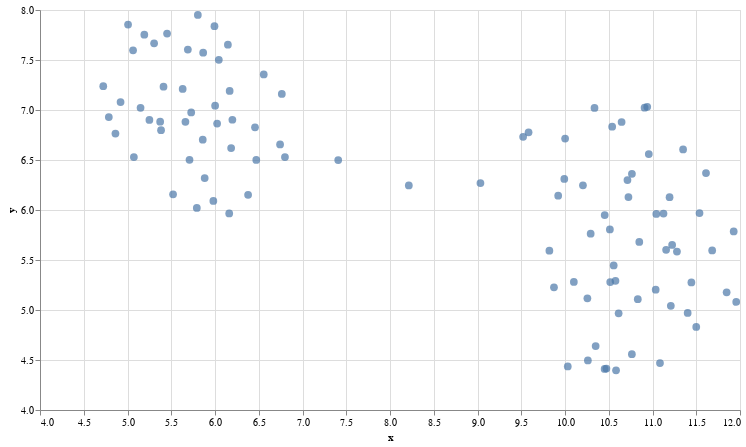
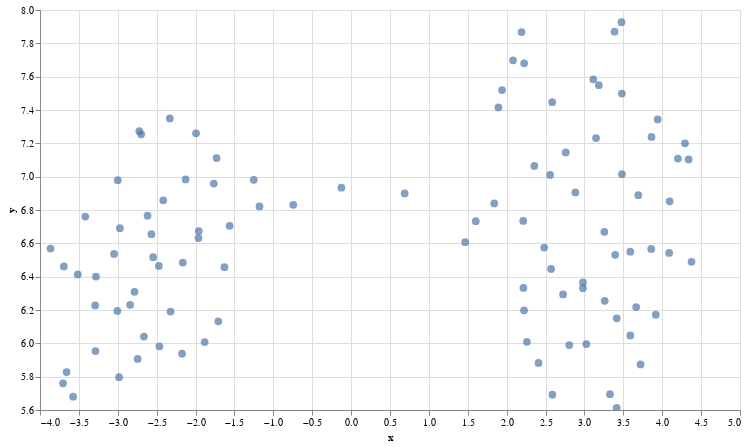

The notebook cell saved with these charts, in order:
### Code cell
# UMAP reduces the dimensions from 1024 to 2 dimensions that we can plot
reducer = umap.UMAP(n_neighbors=20)
umap_embeds = reducer.fit_transform(embeddings)
# Prepare the data to plot and interactive visualization
# using Altair
df_explore = pd.DataFrame(data={'text': df['ha_ig_text'][:100]})
df_explore['x'] = umap_embeds[:,0]
df_explore['y'] = umap_embeds[:,1]
# Plot
chart = alt.Chart(df_explore).mark_circle(size=60).encode(
    x=#'x',
    alt.X('x',
        scale=alt.Scale(zero=False)
    ),
    y=
    alt.Y('y',
        scale=alt.Scale(zero=False)
    ),
    tooltip=['text']
).properties(
    width=700,
    height=400
)
chart.interactive()

### Figure 1 — Vega-Lite specification as saved in the notebook (floating-point values rounded to 4 significant figures)
{"config": {"view": {"continuousWidth": 400, "continuousHeight": 300}}, "data": {"name": "data-e1ef072ca987539ad4eb863b2254a5a0"}, "mark": {"type": "circle", "size": 60}, "encoding": {"tooltip": [{"field": "text", "type": "nominal"}], "x": {"field": "x", "scale": {"zero": false}, "type": "quantitative"}, "y": {"field": "y", "scale": {"zero": false}, "type": "quantitative"}}, "height": 400, "selection": {"selector002": {"type": "interval", "bind": "scales", "encodings": ["x", "y"]}}, "width": 700, "$schema": "https://vega.github.io/schema/vega-lite/v4.17.0.json", "datasets": {"data-e1ef072ca987539ad4eb863b2254a5a0": [{"text": "baka film din banza director allah ya dafa ni nasan zai yi daidai da abnd ake bukata", "x": 5.006, "y": 7.854}, {"text": "allah ubangiji yaiwa rayuwarsa albarka", "x": 5.981, "y": 6.09}, {"text": "abu nafarko gamawa da duniya lafiya kuma inason ingama da uwayena lafiya sannan arzikin duniya dana lahira  sannan inason ganin annabi  s a w  koda cikin mafarkinane   gaskiya dai kuma inason aur", "x": 5.149, "y": 7.022}, {"text": "allah yasa muyi kyakkyawan qarshe", "x": 6.472, "y": 6.5}, {"text": "ba wasa a fuskokinsu  may you succeed always guys", "x": 9.521, "y": 6.732}, {"text": "aslm bbc hausa tambaya ta itace shekara bbc hausa nawa kuma a wace kasa takene nagode   fatan alkairi", "x": 5.69, "y": 7.605}, {"text": "allah yasa donal trump y kawo w buhari ziyara suyi hanu biyu d shi amin", "x": 4.921, "y": 7.08}, {"text": "toh allah ya sakawa yan gaza", "x": 5.86, "y": 6.703}, {"text": "wannan gsky ne wallahi munacikin lahaula allah muke roqo daya kawo mana daukinsa", "x": 6.147, "y": 7.654}, {"text": "ya subhanallahi   allah ya jiqansu ya gafarta musu ameen", "x": 6.457, "y": 6.826}, {"text": "ah lallai ka burge", "x": 6.044, "y": 7.502}, {"text": "a haba dai kano pillars    allah ya bashi team a chan inda take", "x": 5.804, "y": 7.951}, {"text": "ba a cewa                  ya mutu                  kamarh dabba  sai dey ace                 yarasu                 allah ya mugane amen", "x": 5.792, "y": 6.021}, {"text": "gsky ne allah ya taimaki", "x": 6.557, "y": 7.356}, {"text": "sister dinki tayi kyau sosai", "x": 9.034, "y": 6.27}, {"text": "allah yashiryar damu baki dai wlh wasu mutane akwai sheri garesu", "x": 5.383, "y": 6.798}, {"text": "allahu akbar allah yaqara nisan kwana mai amfani daga bakin jikan mal  arzika dan nepu sokoto state bodinga l g ketaeren sawaba area", "x": 5.073, "y": 6.53}, {"text": "allah ya sa mu dace amin", "x": 6.199, "y": 6.903}, {"text": "gsky hirar nan tae dadi allah ya taemaka", "x": 6.764, "y": 7.16}, {"text": "idan ansamu iphone 1 in aso", "x": 7.408, "y": 6.5}, {"text": "gamji mazan kwarai namiji uban yan boko  allah ya qara haskaka makwanci", "x": 5.452, "y": 7.765}, {"text": "ko babu komai akwai araha", "x": 5.412, "y": 7.234}, {"text": "allah yakara jagora", "x": 6.378, "y": 6.152}, {"text": "dan allah a ina xan samu complete shirinku da kukeyi mai suna dan birni i m in love with the movie  thanks   allah ya kara daukaka", "x": 5.192, "y": 7.753}, {"text": "allah ya karemana kasarmu tagado nigeria da kare warsa daga sharrin yan siyasa ameeeeeeeeeen", "x": 4.862, "y": 6.765}, {"text": "masha allah  muna godiya da aikin megida", "x": 5.865, "y": 7.573}, {"text": "show love to rahama sadau", "x": 8.215, "y": 6.246}, {"text": "good haka muke so yan man united ayi hakure sai next level", "x": 5.994, "y": 7.839}, {"text": "allah yasa afara asa a allah yayi jagora", "x": 5.882, "y": 6.319}, {"text": "allah ya sauwaqe mata wannan jarrabawar", "x": 5.709, "y": 6.502}, {"text": "allah ya fiddasu lafiya   alfarmar annabi muhammad s a w", "x": 6.185, "y": 6.62}, {"text": "allah ya sa ka da alkharin sa", "x": 6.001, "y": 7.043}, {"text": "kuma dai ya allah mun mika lamuramu zuwa gareka ya allah ka kawo mana mafeta kasa ta nageria ya allah kai ne maji rokon bayinka amin ya hauyu ya kauyumu", "x": 4.723, "y": 7.238}, {"text": "amin y rabbi dama allah swt y halicche mu sannan y ban ban tamu t bangaren yare   al adu d kuma kabilu ba don komai bah se dan wannan dalilan allah y karo mana lpy d zaman lpy gami d yalwar arzik", "x": 6.168, "y": 7.191}, {"text": "congratulations zamuzo musha kaman ba gobe", "x": 9.584, "y": 6.777}, {"text": "congratulations stardom har birnin sin", "x": 6.024, "y": 6.865}, {"text": "allah yajikansa da rahma yasa albarka ga iyalansa daya bari amen", "x": 5.521, "y": 6.157}, {"text": "mashaallah allah ya kara daukaka darajar wanan film allah ya nuna mana kizo jahar katsina domin haska mana shi a cinema amin", "x": 5.064, "y": 7.596}, {"text": "allah ka yaye mana wadannan masifu a nigeria", "x": 5.25, "y": 6.901}, {"text": "toh mudae wannan cutar allah ya karu mu  kuma mutane sugane cewa idan kaga gemun dan uwanka yakama da wuta toh ka yai yafa ma naka ruwa", "x": 5.373, "y": 6.884}, {"text": "yaye kyau    gaskiya mahmud yana playing role mai wuya a wannan shirrin labarin", "x": 5.304, "y": 7.666}, {"text": "allhmdllh      allah yatona asirinsu", "x": 6.744, "y": 6.656}, {"text": "koma wanne irin nau i neh allah zai karemu", "x": 5.631, "y": 7.211}, {"text": "ameen  may aljanna be their final abode", "x": 6.8, "y": 6.53}, {"text": "allah ya tsare da gaba", "x": 6.162, "y": 5.966}, {"text": "mukam muna biyayya ga gwamnati duk abunda tace idan bawai yasaba mawa addinin islama bane muna masu biyayya yauwa", "x": 4.787, "y": 6.93}, {"text": "allahu akbar  allah ka kawo mana karshen wannan bala i", "x": 5.728, "y": 6.976}, {"text": "tsakani da allah in ba a yi hankali ba sai    sudan ta koma    libiya", "x": 5.662, "y": 6.882}, {"text": "happy birthday ezigbo nne mu ochie ka ife nile bu ife oma  aru isi ike n ogologo ndu buru nke gi  now and forever   amen", "x": 10.65, "y": 6.88}, {"text": "o biliwo o biliwo jesu apoburu nelu obe onye mmeri", "x": 10.45, "y": 5.95}, {"text": "nsogbu ad gh   omego n   nwa an  kita  nke ah  agbag   niru niru k any  n eje", "x": 10.58, "y": 5.291}, {"text": "m  asa  gb  makata    so mma", "x": 10.58, "y": 4.397}, {"text": "wow        chidozie      ji si ike", "x": 11.35, "y": 6.605}, {"text": "jehovah idi egwu jehovah idi egwu  praise  farandmode", "x": 10.51, "y": 5.805}, {"text": "ekele d r  g  chukwuabiama     b ara egbu m  gbuo onwe ya  chineke  m  ntak r  daal  oo", "x": 11.54, "y": 5.969}, {"text": "nnem chukwu go zie g  na nk  i kw r", "x": 11.5, "y": 4.831}, {"text": "igbo medley by    inspirationalhour with umu chineke eee", "x": 11.68, "y": 5.596}, {"text": "nwaeze adighi efu n mba", "x": 10.61, "y": 4.967}, {"text": "haew god  ezigbo nwanyi", "x": 9.874, "y": 5.227}, {"text": "ar r    ewo   jee nke  ma  gbu  j", "x": 10.52, "y": 5.28}, {"text": "hbd onyeoma  chukwu gozie gi   more hits  birikwa blessings lagos state house of", "x": 10.96, "y": 6.559}, {"text": "singing  onye neme mma lekwe ikperem nala      imela  africanpraise", "x": 11.93, "y": 5.786}, {"text": "happy birthday nne   chukwu gozie gi ofuma", "x": 10.91, "y": 7.023}, {"text": "happy birthday chinecherem  okenwa  chukwu goziwerem gi    aka na emebe akwa umu nwoke na uzo opuruiche  golibe", "x": 10.94, "y": 7.031}, {"text": "nsogbu adighi  kachifo", "x": 10.26, "y": 5.116}, {"text": "ekele na nsopuru diri gi chiokike maka ndu i nyere anyi  ahu ike na amara     riwo otito", "x": 10.71, "y": 6.299}, {"text": "kedu ka   mere ezigbo eyin m", "x": 9.922, "y": 6.143}, {"text": "otua ka chineke anyi di eh agidigba eh eh eh   waciservice1  hbdrevgodwinabba", "x": 11.61, "y": 6.369}, {"text": "t t   ma nwanne", "x": 10.03, "y": 4.436}, {"text": "jesus igwe ezeoha", "x": 9.822, "y": 5.594}, {"text": "i b  chukwu   b gh  mmad  you are god you re not man  i b  chukwu   b gh  mmad  i b  chukwu   b gh  mmad  i b  chukwu   b gh  mmad  na you be god almighty god you no be man oh you no be man oh", "x": 11.44, "y": 5.275}, {"text": "nne i s r  ike o", "x": 10.26, "y": 4.496}, {"text": "chukwu oma onyeoma na   chukwu oma onyeoma na   chukwu oma chobioma    praising god in a special", "x": 11.13, "y": 5.965}, {"text": "igbo amaka dimkpa anagh  a ka nk  n egwu   ma a gb   egwu ichaka", "x": 11.28, "y": 5.584}, {"text": "biri kam biri egbe bere ugo bere  nke si ibeya ebele  nkw  kwa ya", "x": 11.16, "y": 5.602}, {"text": "oga nd  oga", "x": 10.47, "y": 4.414}, {"text": "auntie ngo i like ya dress  omara ezigbo mma", "x": 9.992, "y": 6.31}, {"text": "happy birthday mazi iga adi ka echi makana echi adi agwu agwu  onyenweanyi gozie gi", "x": 10.54, "y": 6.833}, {"text": "ndewo nwoke  ma", "x": 10.35, "y": 4.64}, {"text": "nd  nke m", "x": 10.45, "y": 4.41}, {"text": "okonkwo in things fall apart   ka chukwu okike abiama chekwa gi  nye gi ahu ike n ogologo ndu", "x": 10.29, "y": 5.764}, {"text": "ezenkwobi  ny  spare parts na agbani", "x": 10.85, "y": 5.681}, {"text": "ekele dibia gworo akidi  ya agwota ozo", "x": 10.73, "y": 6.13}, {"text": "onye eze   udo di ri gi onye oma  more grace as you reach out to the masses in imo state  remember me kwanu e don tey na", "x": 10.76, "y": 6.362}, {"text": "biko ndi obodoukwu nwere umu asa di sharp bonario tell her pls", "x": 11.04, "y": 5.96}, {"text": "even contact his suppliers in china  chukwu mekwalu nd  ya ebele", "x": 11.4, "y": 4.97}, {"text": "time for our  thanksgiving dance and procession  nagode jesu ibu chukwu onye dinma oluwa etobi      thanksgivingsunday  talagos", "x": 10.34, "y": 7.021}, {"text": "lmao  chukwu gba gi ume", "x": 11.21, "y": 5.042}, {"text": "np chukwu agozi go gi   ft lucy q       dreamlounge with    tgif  turnup", "x": 11.96, "y": 5.081}, {"text": "it s the  thefirstflight2theweekend w   x  np chukwu agozi di gi ft", "x": 11.85, "y": 5.177}, {"text": "odogwu na agha dike na agha nara ekele odogwu na agha dike na agha nara ekele olisa kere uwa chukwu na eme nma agam buru hallelujah eburu bu gara jehovah  mercyconference2021", "x": 11.2, "y": 6.128}, {"text": "good morning    ndi n anyi    bia ka anyi rie cc", "x": 10.21, "y": 6.247}, {"text": "jesus  aka m d  elu e jesus  ikpere m di na  l", "x": 10.1, "y": 5.281}, {"text": "nwa na asu igbo  obi dim uto  ada kedu", "x": 11.04, "y": 5.203}, {"text": "nna  jide ka iji", "x": 11.09, "y": 4.47}, {"text": "ogssian nwanne  udo diri gi", "x": 10.83, "y": 5.109}, {"text": "ututu oma nna o  kedu", "x": 10.76, "y": 4.558}, {"text": "thank you jesus  onye nwe anyi imela    goodmorningenugu  goodmorningenugu2018", "x": 10.0, "y": 6.714}, {"text": "chai    i na agba mbo ofuma  jisie ike", "x": 10.56, "y": 5.446}, {"text": "igbo ndi oma  ndewonu  bia soro noria na oge  obinwanne  ubochim cc", "x": 11.22, "y": 5.651}]}}

### Figure 2 — Vega-Lite specification as saved in the notebook (floating-point values rounded to 4 significant figures)
{"config": {"view": {"continuousWidth": 400, "continuousHeight": 300}}, "data": {"name": "data-ccff715ee5dc26c4be8a817db23bcfbd"}, "mark": {"type": "circle", "size": 60}, "encoding": {"tooltip": [{"field": "text", "type": "nominal"}], "x": {"field": "x", "scale": {"zero": false}, "type": "quantitative"}, "y": {"field": "y", "scale": {"zero": false}, "type": "quantitative"}}, "height": 400, "selection": {"selector003": {"type": "interval", "bind": "scales", "encodings": ["x", "y"]}}, "width": 700, "$schema": "https://vega.github.io/schema/vega-lite/v4.17.0.json", "datasets": {"data-ccff715ee5dc26c4be8a817db23bcfbd": [{"text": "baka film din banza director allah ya dafa ni nasan zai yi daidai da abnd ake bukata", "x": -3.659, "y": 5.828}, {"text": "allah ubangiji yaiwa rayuwarsa albarka", "x": -1.729, "y": 7.112}, {"text": "abu nafarko gamawa da duniya lafiya kuma inason ingama da uwayena lafiya sannan arzikin duniya dana lahira  sannan inason ganin annabi  s a w  koda cikin mafarkinane   gaskiya dai kuma inason aur", "x": -3.515, "y": 6.414}, {"text": "allah yasa muyi kyakkyawan qarshe", "x": -1.708, "y": 6.132}, {"text": "ba wasa a fuskokinsu  may you succeed always guys", "x": 1.467, "y": 6.607}, {"text": "aslm bbc hausa tambaya ta itace shekara bbc hausa nawa kuma a wace kasa takene nagode   fatan alkairi", "x": -3.417, "y": 6.761}, {"text": "allah yasa donal trump y kawo w buhari ziyara suyi hanu biyu d shi amin", "x": -2.7, "y": 7.254}, {"text": "toh allah ya sakawa yan gaza", "x": -2.415, "y": 6.858}, {"text": "wannan gsky ne wallahi munacikin lahaula allah muke roqo daya kawo mana daukinsa", "x": -3.281, "y": 6.401}, {"text": "ya subhanallahi   allah ya jiqansu ya gafarta musu ameen", "x": -1.562, "y": 6.705}, {"text": "ah lallai ka burge", "x": -2.745, "y": 5.906}, {"text": "a haba dai kano pillars    allah ya bashi team a chan inda take", "x": -3.694, "y": 6.461}, {"text": "ba a cewa                  ya mutu                  kamarh dabba  sai dey ace                 yarasu                 allah ya mugane amen", "x": -2.164, "y": 6.485}, {"text": "gsky ne allah ya taimaki", "x": -2.471, "y": 6.464}, {"text": "sister dinki tayi kyau sosai", "x": 0.689, "y": 6.899}, {"text": "allah yashiryar damu baki dai wlh wasu mutane akwai sheri garesu", "x": -2.841, "y": 6.231}, {"text": "allahu akbar allah yaqara nisan kwana mai amfani daga bakin jikan mal  arzika dan nepu sokoto state bodinga l g ketaeren sawaba area", "x": -2.617, "y": 6.766}, {"text": "allah ya sa mu dace amin", "x": -2.127, "y": 6.983}, {"text": "gsky hirar nan tae dadi allah ya taemaka", "x": -1.629, "y": 6.457}, {"text": "idan ansamu iphone 1 in aso", "x": -0.7434, "y": 6.831}, {"text": "gamji mazan kwarai namiji uban yan boko  allah ya qara haskaka makwanci", "x": -2.664, "y": 6.041}, {"text": "ko babu komai akwai araha", "x": -2.973, "y": 6.691}, {"text": "allah yakara jagora", "x": -1.883, "y": 6.007}, {"text": "dan allah a ina xan samu complete shirinku da kukeyi mai suna dan birni i m in love with the movie  thanks   allah ya kara daukaka", "x": -3.704, "y": 5.76}, {"text": "allah ya karemana kasarmu tagado nigeria da kare warsa daga sharrin yan siyasa ameeeeeeeeeen", "x": -2.464, "y": 5.982}, {"text": "masha allah  muna godiya da aikin megida", "x": -3.291, "y": 6.227}, {"text": "show love to rahama sadau", "x": -0.1251, "y": 6.934}, {"text": "good haka muke so yan man united ayi hakure sai next level", "x": -3.864, "y": 6.569}, {"text": "allah yasa afara asa a allah yayi jagora", "x": -2.174, "y": 5.938}, {"text": "allah ya sauwaqe mata wannan jarrabawar", "x": -2.723, "y": 7.273}, {"text": "allah ya fiddasu lafiya   alfarmar annabi muhammad s a w", "x": -1.765, "y": 6.959}, {"text": "allah ya sa ka da alkharin sa", "x": -1.994, "y": 7.26}, {"text": "kuma dai ya allah mun mika lamuramu zuwa gareka ya allah ka kawo mana mafeta kasa ta nageria ya allah kai ne maji rokon bayinka amin ya hauyu ya kauyumu", "x": -2.983, "y": 5.797}, {"text": "amin y rabbi dama allah swt y halicche mu sannan y ban ban tamu t bangaren yare   al adu d kuma kabilu ba don komai bah se dan wannan dalilan allah y karo mana lpy d zaman lpy gami d yalwar arzik", "x": -3.0, "y": 6.979}, {"text": "congratulations zamuzo musha kaman ba gobe", "x": 1.602, "y": 6.733}, {"text": "congratulations stardom har birnin sin", "x": -2.331, "y": 7.349}, {"text": "allah yajikansa da rahma yasa albarka ga iyalansa daya bari amen", "x": -1.959, "y": 6.674}, {"text": "mashaallah allah ya kara daukaka darajar wanan film allah ya nuna mana kizo jahar katsina domin haska mana shi a cinema amin", "x": -3.574, "y": 5.68}, {"text": "allah ka yaye mana wadannan masifu a nigeria", "x": -2.322, "y": 6.191}, {"text": "toh mudae wannan cutar allah ya karu mu  kuma mutane sugane cewa idan kaga gemun dan uwanka yakama da wuta toh ka yai yafa ma naka ruwa", "x": -2.785, "y": 6.309}, {"text": "yaye kyau    gaskiya mahmud yana playing role mai wuya a wannan shirrin labarin", "x": -3.287, "y": 5.954}, {"text": "allhmdllh      allah yatona asirinsu", "x": -1.178, "y": 6.822}, {"text": "koma wanne irin nau i neh allah zai karemu", "x": -3.006, "y": 6.194}, {"text": "ameen  may aljanna be their final abode", "x": -1.252, "y": 6.981}, {"text": "allah ya tsare da gaba", "x": -1.963, "y": 6.632}, {"text": "mukam muna biyayya ga gwamnati duk abunda tace idan bawai yasaba mawa addinin islama bane muna masu biyayya yauwa", "x": -3.048, "y": 6.536}, {"text": "allahu akbar  allah ka kawo mana karshen wannan bala i", "x": -2.567, "y": 6.655}, {"text": "tsakani da allah in ba a yi hankali ba sai    sudan ta koma    libiya", "x": -2.545, "y": 6.517}, {"text": "happy birthday ezigbo nne mu ochie ka ife nile bu ife oma  aru isi ike n ogologo ndu buru nke gi  now and forever   amen", "x": 1.94, "y": 7.52}, {"text": "o biliwo o biliwo jesu apoburu nelu obe onye mmeri", "x": 2.409, "y": 5.883}, {"text": "nsogbu ad gh   omego n   nwa an  kita  nke ah  agbag   niru niru k any  n eje", "x": 3.858, "y": 6.567}, {"text": "m  asa  gb  makata    so mma", "x": 4.377, "y": 6.489}, {"text": "wow        chidozie      ji si ike", "x": 2.585, "y": 7.447}, {"text": "jehovah idi egwu jehovah idi egwu  praise  farandmode", "x": 2.588, "y": 5.692}, {"text": "ekele d r  g  chukwuabiama     b ara egbu m  gbuo onwe ya  chineke  m  ntak r  daal  oo", "x": 2.98, "y": 6.331}, {"text": "nnem chukwu go zie g  na nk  i kw r", "x": 3.186, "y": 7.549}, {"text": "igbo medley by    inspirationalhour with umu chineke eee", "x": 3.415, "y": 5.613}, {"text": "nwaeze adighi efu n mba", "x": 3.917, "y": 6.172}, {"text": "haew god  ezigbo nwanyi", "x": 3.482, "y": 7.015}, {"text": "ar r    ewo   jee nke  ma  gbu  j", "x": 3.589, "y": 6.55}, {"text": "hbd onyeoma  chukwu gozie gi   more hits  birikwa blessings lagos state house of", "x": 2.356, "y": 7.065}, {"text": "singing  onye neme mma lekwe ikperem nala      imela  africanpraise", "x": 3.328, "y": 5.695}, {"text": "happy birthday nne   chukwu gozie gi ofuma", "x": 2.191, "y": 7.867}, {"text": "happy birthday chinecherem  okenwa  chukwu goziwerem gi    aka na emebe akwa umu nwoke na uzo opuruiche  golibe", "x": 2.225, "y": 7.68}, {"text": "nsogbu adighi  kachifo", "x": 4.089, "y": 6.543}, {"text": "ekele na nsopuru diri gi chiokike maka ndu i nyere anyi  ahu ike na amara     riwo otito", "x": 2.571, "y": 6.446}, {"text": "kedu ka   mere ezigbo eyin m", "x": 2.482, "y": 6.574}, {"text": "otua ka chineke anyi di eh agidigba eh eh eh   waciservice1  hbdrevgodwinabba", "x": 2.559, "y": 7.011}, {"text": "t t   ma nwanne", "x": 4.095, "y": 6.852}, {"text": "jesus igwe ezeoha", "x": 2.805, "y": 5.989}, {"text": "i b  chukwu   b gh  mmad  you are god you re not man  i b  chukwu   b gh  mmad  i b  chukwu   b gh  mmad  i b  chukwu   b gh  mmad  na you be god almighty god you no be man oh you no be man oh", "x": 3.149, "y": 7.231}, {"text": "nne i s r  ike o", "x": 4.202, "y": 7.109}, {"text": "chukwu oma onyeoma na   chukwu oma onyeoma na   chukwu oma chobioma    praising god in a special", "x": 2.76, "y": 7.145}, {"text": "igbo amaka dimkpa anagh  a ka nk  n egwu   ma a gb   egwu ichaka", "x": 3.721, "y": 5.873}, {"text": "biri kam biri egbe bere ugo bere  nke si ibeya ebele  nkw  kwa ya", "x": 3.415, "y": 6.15}, {"text": "oga nd  oga", "x": 4.339, "y": 7.103}, {"text": "auntie ngo i like ya dress  omara ezigbo mma", "x": 2.213, "y": 6.734}, {"text": "happy birthday mazi iga adi ka echi makana echi adi agwu agwu  onyenweanyi gozie gi", "x": 2.082, "y": 7.698}, {"text": "ndewo nwoke  ma", "x": 3.862, "y": 7.238}, {"text": "nd  nke m", "x": 4.293, "y": 7.2}, {"text": "okonkwo in things fall apart   ka chukwu okike abiama chekwa gi  nye gi ahu ike n ogologo ndu", "x": 2.981, "y": 6.366}, {"text": "ezenkwobi  ny  spare parts na agbani", "x": 3.256, "y": 6.669}, {"text": "ekele dibia gworo akidi  ya agwota ozo", "x": 2.223, "y": 6.198}, {"text": "onye eze   udo di ri gi onye oma  more grace as you reach out to the masses in imo state  remember me kwanu e don tey na", "x": 2.216, "y": 6.332}, {"text": "biko ndi obodoukwu nwere umu asa di sharp bonario tell her pls", "x": 2.725, "y": 6.293}, {"text": "even contact his suppliers in china  chukwu mekwalu nd  ya ebele", "x": 3.113, "y": 7.584}, {"text": "time for our  thanksgiving dance and procession  nagode jesu ibu chukwu onye dinma oluwa etobi      thanksgivingsunday  talagos", "x": 1.894, "y": 7.415}, {"text": "lmao  chukwu gba gi ume", "x": 3.481, "y": 7.499}, {"text": "np chukwu agozi go gi   ft lucy q       dreamlounge with    tgif  turnup", "x": 3.386, "y": 7.87}, {"text": "it s the  thefirstflight2theweekend w   x  np chukwu agozi di gi ft", "x": 3.476, "y": 7.927}, {"text": "odogwu na agha dike na agha nara ekele odogwu na agha dike na agha nara ekele olisa kere uwa chukwu na eme nma agam buru hallelujah eburu bu gara jehovah  mercyconference2021", "x": 2.26, "y": 6.009}, {"text": "good morning    ndi n anyi    bia ka anyi rie cc", "x": 2.883, "y": 6.905}, {"text": "jesus  aka m d  elu e jesus  ikpere m di na  l", "x": 3.024, "y": 5.996}, {"text": "nwa na asu igbo  obi dim uto  ada kedu", "x": 3.665, "y": 6.217}, {"text": "nna  jide ka iji", "x": 3.692, "y": 6.889}, {"text": "ogssian nwanne  udo diri gi", "x": 3.261, "y": 6.255}, {"text": "ututu oma nna o  kedu", "x": 3.941, "y": 7.343}, {"text": "thank you jesus  onye nwe anyi imela    goodmorningenugu  goodmorningenugu2018", "x": 1.84, "y": 6.839}, {"text": "chai    i na agba mbo ofuma  jisie ike", "x": 3.396, "y": 6.531}, {"text": "igbo ndi oma  ndewonu  bia soro noria na oge  obinwanne  ubochim cc", "x": 3.589, "y": 6.047}]}}
